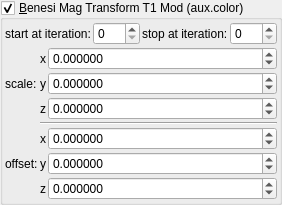
    <widget class="MyGroupBox" name="groupCheck_transf_function_enabledx_false">
     <property name="toolTip">
      <string/>
     </property>
     <property name="title">
      <string>&amp;Benesi Mag Transform T1 Mod (aux.color)</string>
     </property>
     <property name="checkable">
      <bool>true</bool>
     </property>
     <layout class="QVBoxLayout" name="verticalLayout_32" stretch="0,0">
      <property name="spacing">
       <number>2</number>
      </property>
      <property name="leftMargin">
       <number>2</number>
      </property>
      <property name="topMargin">
       <number>2</number>
      </property>
      <property name="rightMargin">
       <number>2</number>
      </property>
      <property name="bottomMargin">
       <number>2</number>
      </property>
      <item>
       <layout class="QHBoxLayout" name="horizontalLayout_21" stretch="0,1,0,1">
        <item>
         <widget class="QLabel" name="label_116">
          <property name="text">
           <string>start at iteration:</string>
          </property>
         </widget>
        </item>
        <item>
         <widget class="MySpinBox" name="spinboxInt_transf_start_iterations_D">
          <property name="sizePolicy">
           <sizepolicy hsizetype="Minimum" vsizetype="Maximum">
            <horstretch>0</horstretch>
            <verstretch>0</verstretch>
           </sizepolicy>
          </property>
          <property name="minimum">
           <number>0</number>
          </property>
          <property name="maximum">
           <number>999</number>
          </property>
          <property name="value">
           <number>0</number>
          </property>
         </widget>
        </item>
        <item>
         <widget class="QLabel" name="label_77">
          <property name="text">
           <string>stop at iteration:</string>
          </property>
         </widget>
        </item>
        <item>
         <widget class="MySpinBox" name="spinboxInt_transf_stop_iterationsTM_1">
          <property name="sizePolicy">
           <sizepolicy hsizetype="Preferred" vsizetype="Maximum">
            <horstretch>0</horstretch>
            <verstretch>0</verstretch>
           </sizepolicy>
          </property>
          <property name="maximum">
           <number>999</number>
          </property>
         </widget>
        </item>
       </layout>
      </item>
      <item>
       <layout class="QGridLayout" name="gridLayout_69" columnstretch="0,0,1">
        <property name="spacing">
         <number>2</number>
        </property>
        <item row="6" column="1">
         <widget class="QLabel" name="label_134">
          <property name="sizePolicy">
           <sizepolicy hsizetype="Preferred" vsizetype="Preferred">
            <horstretch>0</horstretch>
            <verstretch>0</verstretch>
           </sizepolicy>
          </property>
          <property name="text">
           <string notr="true">z</string>
          </property>
          <property name="alignment">
           <set>Qt::AlignRight|Qt::AlignTrailing|Qt::AlignVCenter</set>
          </property>
         </widget>
        </item>
        <item row="5" column="2">
         <widget class="MyDoubleSpinBox" name="spinbox3_transf_addition_constant_111_y">
          <property name="sizePolicy">
           <sizepolicy hsizetype="Minimum" vsizetype="Maximum">
            <horstretch>0</horstretch>
            <verstretch>0</verstretch>
           </sizepolicy>
          </property>
          <property name="prefix">
           <string/>
          </property>
          <property name="suffix">
           <string/>
          </property>
          <property name="decimals">
           <number>6</number>
          </property>
          <property name="minimum">
           <double>-99.989999999999995</double>
          </property>
          <property name="maximum">
           <double>99.989999999999995</double>
          </property>
          <property name="singleStep">
           <double>0.100000000000000</double>
          </property>
         </widget>
        </item>
        <item row="4" column="2">
         <widget class="MyDoubleSpinBox" name="spinbox3_transf_addition_constant_111_x">
          <property name="sizePolicy">
           <sizepolicy hsizetype="Minimum" vsizetype="Maximum">
            <horstretch>0</horstretch>
            <verstretch>0</verstretch>
           </sizepolicy>
          </property>
          <property name="prefix">
           <string/>
          </property>
          <property name="suffix">
           <string/>
          </property>
          <property name="decimals">
           <number>6</number>
          </property>
          <property name="minimum">
           <double>-99.989999999999995</double>
          </property>
          <property name="maximum">
           <double>99.989999999999995</double>
          </property>
          <property name="singleStep">
           <double>0.100000000000000</double>
          </property>
         </widget>
        </item>
        <item row="6" column="2">
         <widget class="MyDoubleSpinBox" name="spinbox3_transf_addition_constant_111_z">
          <property name="sizePolicy">
           <sizepolicy hsizetype="Minimum" vsizetype="Maximum">
            <horstretch>0</horstretch>
            <verstretch>0</verstretch>
           </sizepolicy>
          </property>
          <property name="prefix">
           <string/>
          </property>
          <property name="suffix">
           <string/>
          </property>
          <property name="decimals">
           <number>6</number>
          </property>
          <property name="minimum">
           <double>-99.989999999999995</double>
          </property>
          <property name="maximum">
           <double>99.989999999999995</double>
          </property>
          <property name="singleStep">
           <double>0.100000000000000</double>
          </property>
         </widget>
        </item>
        <item row="2" column="2">
         <widget class="MyDoubleSpinBox" name="spinbox3_transf_scale3D_333_z">
          <property name="sizePolicy">
           <sizepolicy hsizetype="Minimum" vsizetype="Maximum">
            <horstretch>0</horstretch>
            <verstretch>0</verstretch>
           </sizepolicy>
          </property>
          <property name="prefix">
           <string/>
          </property>
          <property name="suffix">
           <string/>
          </property>
          <property name="decimals">
           <number>6</number>
          </property>
          <property name="minimum">
           <double>-99.989999999999995</double>
          </property>
          <property name="maximum">
           <double>99.989999999999995</double>
          </property>
          <property name="singleStep">
           <double>0.100000000000000</double>
          </property>
         </widget>
        </item>
        <item row="5" column="0">
         <widget class="QLabel" name="label_260">
          <property name="text">
           <string>offset:</string>
          </property>
         </widget>
        </item>
        <item row="4" column="1">
         <widget class="QLabel" name="label_135">
          <property name="sizePolicy">
           <sizepolicy hsizetype="Preferred" vsizetype="Preferred">
            <horstretch>0</horstretch>
            <verstretch>0</verstretch>
           </sizepolicy>
          </property>
          <property name="text">
           <string notr="true">x</string>
          </property>
          <property name="alignment">
           <set>Qt::AlignRight|Qt::AlignTrailing|Qt::AlignVCenter</set>
          </property>
         </widget>
        </item>
        <item row="5" column="1">
         <widget class="QLabel" name="label_136">
          <property name="sizePolicy">
           <sizepolicy hsizetype="Preferred" vsizetype="Preferred">
            <horstretch>0</horstretch>
            <verstretch>0</verstretch>
           </sizepolicy>
          </property>
          <property name="text">
           <string notr="true">y</string>
          </property>
          <property name="alignment">
           <set>Qt::AlignRight|Qt::AlignTrailing|Qt::AlignVCenter</set>
          </property>
         </widget>
        </item>
        <item row="1" column="0">
         <widget class="QLabel" name="label_261">
          <property name="text">
           <string>scale:</string>
          </property>
         </widget>
        </item>
        <item row="0" column="1">
         <widget class="QLabel" name="label_137">
          <property name="sizePolicy">
           <sizepolicy hsizetype="Preferred" vsizetype="Preferred">
            <horstretch>0</horstretch>
            <verstretch>0</verstretch>
           </sizepolicy>
          </property>
          <property name="text">
           <string notr="true">x</string>
          </property>
          <property name="alignment">
           <set>Qt::AlignRight|Qt::AlignTrailing|Qt::AlignVCenter</set>
          </property>
         </widget>
        </item>
        <item row="1" column="1">
         <widget class="QLabel" name="label_138">
          <property name="sizePolicy">
           <sizepolicy hsizetype="Preferred" vsizetype="Preferred">
            <horstretch>0</horstretch>
            <verstretch>0</verstretch>
           </sizepolicy>
          </property>
          <property name="text">
           <string notr="true">y</string>
          </property>
          <property name="alignment">
           <set>Qt::AlignRight|Qt::AlignTrailing|Qt::AlignVCenter</set>
          </property>
         </widget>
        </item>
        <item row="2" column="1">
         <widget class="QLabel" name="label_139">
          <property name="sizePolicy">
           <sizepolicy hsizetype="Preferred" vsizetype="Preferred">
            <horstretch>0</horstretch>
            <verstretch>0</verstretch>
           </sizepolicy>
          </property>
          <property name="text">
           <string notr="true">z</string>
          </property>
          <property name="alignment">
           <set>Qt::AlignRight|Qt::AlignTrailing|Qt::AlignVCenter</set>
          </property>
         </widget>
        </item>
        <item row="0" column="2">
         <widget class="MyDoubleSpinBox" name="spinbox3_transf_scale3D_333_x">
          <property name="sizePolicy">
           <sizepolicy hsizetype="Minimum" vsizetype="Maximum">
            <horstretch>0</horstretch>
            <verstretch>0</verstretch>
           </sizepolicy>
          </property>
          <property name="prefix">
           <string/>
          </property>
          <property name="suffix">
           <string/>
          </property>
          <property name="decimals">
           <number>6</number>
          </property>
          <property name="minimum">
           <double>-99.989999999999995</double>
          </property>
          <property name="maximum">
           <double>99.989999999999995</double>
          </property>
          <property name="singleStep">
           <double>0.100000000000000</double>
          </property>
         </widget>
        </item>
        <item row="1" column="2">
         <widget class="MyDoubleSpinBox" name="spinbox3_transf_scale3D_333_y">
          <property name="sizePolicy">
           <sizepolicy hsizetype="Minimum" vsizetype="Maximum">
            <horstretch>0</horstretch>
            <verstretch>0</verstretch>
           </sizepolicy>
          </property>
          <property name="prefix">
           <string/>
          </property>
          <property name="suffix">
           <string/>
          </property>
          <property name="decimals">
           <number>6</number>
          </property>
          <property name="minimum">
           <double>-99.989999999999995</double>
          </property>
          <property name="maximum">
           <double>99.989999999999995</double>
          </property>
          <property name="singleStep">
           <double>0.100000000000000</double>
          </property>
         </widget>
        </item>
        <item row="3" column="1" colspan="2">
         <widget class="Line" name="line_54">
          <property name="orientation">
           <enum>Qt::Horizontal</enum>
          </property>
         </widget>
        </item>
       </layout>
      </item>
     </layout>
    </widget>
